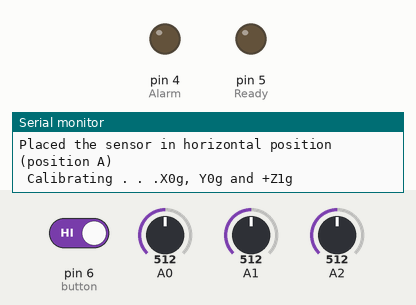
The sketch below on a simulated Arduino Mega 2560, built with avr-gcc and run on an emulated ATmega2560. On the bench: output pins drawn as LEDs (lit = HIGH), the last lines printed to the serial monitor. Wiring (inferred from the names in the program): DS3231 clock at I2C address 0x68. Inputs (shaded band) come from the test bench; at power-on: pin 6 (button) HIGH, A0 = 512, A1 = 512, A2 = 512. The local clock reads 2024-03-15 10:24:30 at power-on unless the sketch sets it.

Above: at 1.2 s.
1.3 s: pin 6 (button) driven LOW
At 5.8 s:
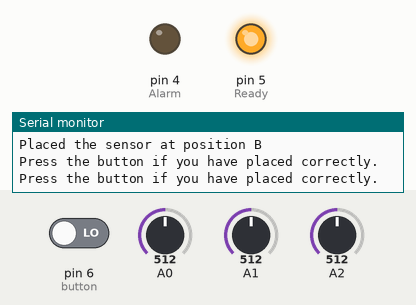
6.7 s: pin 6 (button) driven HIGH
At 8.2 s:
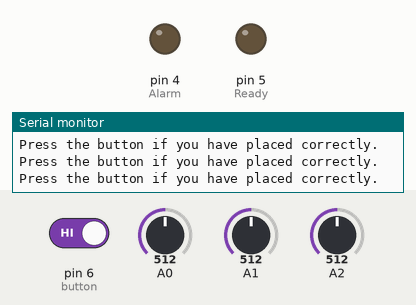
Timing chart, 0 to 16.6 s (numbered marks = the images above; inputs shaded):
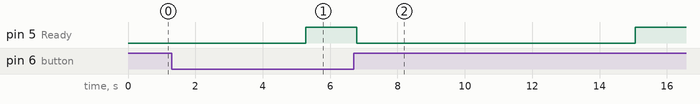

Measured:
- after the input at 1.3 s, pin 5 (Ready): LOW → HIGH after 4.0 s
- after the input at 6.7 s, pin 5 (Ready): HIGH → LOW after 0.09 s, → HIGH 8.3 s later

The sketch:

Longsor_monitoring.ino
```cpp
// DS1307
#include <Wire.h>
#define DS1307_I2C_ADDRESS 0x68 //defining address
#include <String.h>


#define filterSamples   13              // filterSamples should  be an odd number, no smaller than 3
int sensSmoothArray1 [filterSamples];   // array for holding raw sensor values for sensor1
int sensSmoothArray2 [filterSamples];
int sensSmoothArray3 [filterSamples];
int smoothData1, smoothData2, smoothData3;  // variables for sensor1 data

int analog_x,analog_y,analog_z;
float vol_x,vol_y,vol_z,X0g,Y0g,Z1g,X1g, Y1g, Z0g ;
int Alarm=4, Ready=5, button=6, buttonState;
int mean_X0g = 0,mean_Y0g = 0,mean_Z1g = 0, state=0, i=0, n=0;
int mean_X1g = 0, mean_Y1g = 0, mean_Z0g = 0;
int Xmin, Xmax, Ymin, Ymax, Zmin, Zmax;
long buff_analog_x0=0,buff_analog_y0=0,buff_analog_z0=0,buff_analog_x1=0,buff_analog_y1=0,buff_analog_z1=0;

float percepatanX1=0, kecepatanX1=0, percepatanY1=0, kecepatanY1=0, percepatanZ1=0, kecepatanZ1=0, Sx1=0;

//float resultan;

  float percepatanX;
  float percepatanY;
  float percepatanZ;
  float kecepatanX;
  float kecepatanY;
  float kecepatanZ;
  float Sx;


String Tempat ="Bandung";
String Kondisi =" ";

unsigned long T_awal=0;
unsigned long interval = 1000;
byte second, minute, hour, dayOfWeek, dayOfMonth, month, year;


void setup(){
  Wire.begin();
  Serial1.begin(19200);   // the GPRS baud rate
  Serial.begin(19200);    // the GPRS baud rate
  pinMode (Alarm, OUTPUT);
  pinMode (Ready, OUTPUT);
  pinMode (button, INPUT);
//  Sim900power();
  //delay(500);
  // DS1307 seconds, minutes, hours, day, date, month, year
  //setDS1307time(00,45,16,5,9,06,16);
  }

void loop(){
//state_0
  if (state==0){
    Serial.println(F("Placed the sensor in horizontal position (position A)\n"));
    delay(100);
    while (digitalRead(button)==0){
    Serial.println(F("Press the button if you have placed correctly.\n"));
    digitalWrite(Ready,HIGH);
    delay(500);
  }

    Serial.println("\n Calibrating . . .X0g, Y0g and +Z1g");
    while (i<201){
    digitalWrite(Ready,LOW);
    int  analog_x0 = analogRead(0);
    int  analog_y0 = analogRead(1);
    int  analog_z1 = analogRead(2);

    if (i>100 && i<=(200)){
      buff_analog_x0=buff_analog_x0+analog_x0;
      buff_analog_y0=buff_analog_y0+analog_y0;
      buff_analog_z1=buff_analog_z1+analog_z1;
    }
    if (i==(200)){
      mean_X0g=buff_analog_x0/100;
      mean_Y0g=buff_analog_y0/100;
      mean_Z1g=buff_analog_z1/100;
      state++;
    }
    i++;
    delay(5);
  }

  delay(1000);
}
//state_1
if (state==1){
  Serial.println("\n Calibrating Offset");


  X0g = mean_X0g*5.0/1024;
  Y0g = mean_Y0g*5.0/1024;
  Z1g = mean_Z1g*5.0/1024;

  delay(1000);
  Serial.println("\nDevice have been calibrated");
  delay(100);
  Serial.print("Offset X0g:");
  Serial.print(mean_X0g); Serial.print("\t");
  Serial.print("Offset Y0g:");
  Serial.print(mean_Y0g); Serial.print("\t");
  Serial.print("Offset +Z1g:");
  Serial.print(mean_Z1g); Serial.print("\n");
  if (i == 201){
  i=0;
  state++;
  }
delay(2000);
}
//state_2
if (state==2){
  Serial.println(F("Placed the sensor at position B\n"));
  while (digitalRead(button)==0){
    Serial.println(F("Press the button if you have placed correctly.\n"));
    digitalWrite(Ready,HIGH);
    delay(500);
  }
  while (i<201){
    digitalWrite(Ready,LOW);
    int  analog_x1 = analogRead(0);
    int  analog_z0 = analogRead(2);
    if (i>100 && i<=(200)){
      buff_analog_x1=buff_analog_x1+analog_x1;
      buff_analog_z0=buff_analog_z0+analog_z0;
    }
    if (i==(200)){
      mean_X1g=buff_analog_x1/100;
      mean_Z0g=buff_analog_z0/100;
      state++;
      delay(1000);
    }
    i++;
    delay(5);
    }
}
//state_3
if (state==3){
  Serial.println("\n Calibrating Offset");
  X1g = mean_X1g*5.0/1024;
  Z0g = mean_Z0g*5.0/1024;
  delay(1000);
  Serial.println("\nDevice have been calibrated");
  delay(100);
  Serial.print("Offset +X1g:");
  Serial.print(mean_X1g); Serial.print("\t");
  Serial.print("Offset Z0g:");
  Serial.print(mean_Z0g); Serial.print("\n");
  if (i == 201){
  i=0;
  state++;
  delay(2000);
  }
}
//state_4
if (state==4){
  Serial.println(F("Placed the sensor in position C\n"));
  while (digitalRead(button)==0){
  Serial.println(F("Press the button if you have placed correctly.\n"));
  digitalWrite(Ready,HIGH);
  delay(500);
}

  while (i<201){
    digitalWrite(Ready,LOW);
    int  analog_y1 = analogRead(1);

    if (i>100 && i<=(200)){
      buff_analog_y1=buff_analog_y1+analog_y1;
    }
    if (i==(200)){
      mean_Y1g=buff_analog_y1/100;
      state++;
      delay(1000);
    }
    i++;
    delay(5);
  }
}
//state_5
if (state==5){
  Serial.println("\n Calibrating Offset");
  Y1g = mean_Y1g*5.0/1024;
  delay(1000);
  Serial.println("\nDevice have been calibrated");
  delay(100);
  Serial.print("Offset +Y1g:");
  Serial.print(mean_Y1g); Serial.print("\n");
  if (i == 201){
  state++;
  digitalWrite(Ready,HIGH);
  delay(5000);
  }
}
//
if (state==6){
 analog_x = analogRead(0);
 analog_y = analogRead(1);
 analog_z = analogRead(2);
 if (n<=100){
  smoothData1 = digitalSmooth(analog_x, sensSmoothArray1);
  smoothData2 = digitalSmooth(analog_y, sensSmoothArray2);
  smoothData3 = digitalSmooth(analog_z, sensSmoothArray3);
  n++;

 }
 else {
  smoothData1 = digitalSmooth(analog_x, sensSmoothArray1);
  smoothData2 = digitalSmooth(analog_y, sensSmoothArray2);
  smoothData3 = digitalSmooth(analog_z, sensSmoothArray3);


  vol_x=smoothData1*5.0/1024;// change to sensSmoothArray1 for filtering
  vol_y=smoothData2*5.0/1024;
  vol_z=smoothData3*5.0/1024;


//Acceleration
  percepatanX=((vol_x-X0g)/(X1g-X0g))*10;
  percepatanY=((vol_y-Y0g)/(Y1g-Y0g))*10;
  percepatanZ=((vol_z-Z1g)/(Z1g-Z0g))*10;

//Velocity
  kecepatanX = kecepatanX1 + (0.01*((percepatanX+percepatanX1)/2));
  kecepatanX1 = kecepatanX;

  kecepatanY = kecepatanY1 + (0.01*((percepatanY+percepatanY1)/2));
  kecepatanY1 = kecepatanY;

  kecepatanZ = kecepatanZ1 + (0.01*((percepatanZ+percepatanZ1)/2));
  kecepatanZ1 = kecepatanZ;

if ((percepatanX<0.07) && (percepatanX>-0.07)){

    kecepatanX=0;
    kecepatanX1 = 0;

    }
  if ((percepatanY<0.07) && (percepatanY>-0.07)){

    kecepatanY=0;
    kecepatanY1 = 0;
    }
  if ((percepatanZ<0.07) && (percepatanZ>-0.07)){

    kecepatanZ=0;
    kecepatanZ1 = 0;
  }


//Perpindahan
//  Sx = Sx1 + (0.1*kecepatanX);
//  Sx1 = Sx;

//Jam
   readDS1307time(&second, &minute, &hour, &dayOfWeek, &dayOfMonth, &month, &year);
 /* if(second%5==0){
     displayTime();
     delay(1000);
  }*/
   if((minute%59==0)&&(second==59)){
      //displayTime();
     // SubmitHttpRequest();
  }

//Percepatan
    Serial.print(" Ax:");
    Serial.print(percepatanX); Serial.print("\t");
    Serial.print(" Ay:");
    Serial.print(percepatanY); Serial.print("\t");
    Serial.print(" Az:");
    Serial.print(percepatanZ);Serial.print("\t");


//Kecepatan
    Serial.print(" Vx:");
    Serial.print(kecepatanX); Serial.print("\t");
    Serial.print(" Vy:");
    Serial.print(kecepatanY); Serial.print("\t");
    Serial.print(" Vz:");
    Serial.print(kecepatanZ);Serial.print("\n");

// perpindahan
// Serial.print(" perpindahanx:");
// Serial.print(Sx); Serial.print("\n");

//Raw Data
/*  Serial.print(" x:");
    Serial.print(analog_x); Serial.print("\t");
    Serial.print("y:");
    Serial.print(analog_y);Serial.print("\t");
    Serial.print("z:");
    Serial.print(analog_z);Serial.print("\t");
    Serial.println();*/

  percepatanX1=percepatanX;
  percepatanY1=percepatanY;
  percepatanZ1=percepatanZ;


  //Indikator Bahaya
if ( kecepatanX>0.05 || kecepatanX<-0.05 || kecepatanY>0.05 || kecepatanY<-0.05 || kecepatanZ>0.05 || kecepatanZ<-0.05) {
   Kondisi = "BAHAYA";
   // digitalWrite (Alarm, HIGH);
   // displayTime();
   // SubmitHttpRequest();
  }
  else {
    Kondisi = "AMAN";
    digitalWrite (Alarm, LOW);
  }
   delay(10);
}
}
}

void ShowSerialData(){
  while(Serial1.available()!=0)
    Serial.write(Serial1.read());
}
```

Filter.ino
```cpp
int digitalSmooth(int rawIn, int *sensSmoothArray){     // "int *sensSmoothArray" passes an array to the function - the asterisk indicates the array name is a pointer
  int j, k, temp, top, bottom;
  long total;
  static int i;
 // static int raw[filterSamples];
  static int sorted[filterSamples];//array
  boolean done;

  i = (i + 1) % filterSamples;    // increment counter and roll over if necc. -  % (modulo operator) rolls over variable
  sensSmoothArray[i] = rawIn;                 // input new data into the oldest slot

  // Serial.print("raw = ");

  for (j=0; j<filterSamples; j++){     // transfer data array into anther array for sorting and averaging
    sorted[j] = sensSmoothArray[j];
  }

  done = 0;                // flag to know when we're done sorting
  while(done != 1){        // simple swap sort, sorts numbers from lowest to highest
    done = 1;
    for (j = 0; j < (filterSamples - 1); j++){
      if (sorted[j] > sorted[j + 1]){     // numbers are out of order - swap
        temp = sorted[j + 1];
        sorted [j+1] =  sorted[j] ;
        sorted [j] = temp;
        done = 0;
      }
    }
  }

/*
  for (j = 0; j < (filterSamples); j++){    // print the array to debug
    Serial.print(sorted[j]);
    Serial.print("   ");
  }
  Serial.println();
*/

  // throw out top and bottom 15% of samples - limit to throw out at least one from top and bottom
  bottom = max(((filterSamples * 15)  / 100), 1);
  top = min((((filterSamples * 85) / 100) + 1  ), (filterSamples - 1));   // the + 1 is to make up for asymmetry caused by integer rounding
  k = 0;
  total = 0;
  for ( j = bottom; j< top; j++){
    total += sorted[j];  // total remaining indices
    k++;
    // Serial.print(sorted[j]);
    // Serial.print("   ");
  }

//  Serial.println();
//  Serial.print("average = ");
//  Serial.println(total/k);
  return total / k;    // divide by number of samples
}
```

GSM.ino
```cpp
void Sim900power(){
  PORTH|=1<<6;//digitalWrite(9, HIGH);
  delay(1000);
  PORTH&=~(1<<6);//digitalWrite(9, LOW);
  delay(5000);
}
```

HTTP.ino
```cpp
//SubmitHttpRequest()
//this function is submit a http request
//attention:the time of delay is very important, it must be set enough
void SubmitHttpRequest()
{
  Serial1.println("AT+CSQ");
  delay(100);
  ShowSerialData();// this code is to show the data from gprs shield, in order to easily see the process of how the gprs shield submit a http request, and the following is for this purpose too.
  Serial1.println("AT+CGATT?");
  delay(100);
  ShowSerialData();
  Serial1.println("AT+SAPBR=3,1,\"CONTYPE\",\"GPRS\"");//setting the SAPBR, the connection type is using gprs
  delay(1000);
  ShowSerialData();
  Serial1.println("AT+SAPBR=3,1,\"APN\",\"CMNET\"");//setting the APN, the second need you fill in your local apn server
  delay(4000);
  ShowSerialData();
  Serial1.println("AT+SAPBR=1,1");//setting the SAPBR, for detail you can refer to the AT command mamual
  delay(2000);
  ShowSerialData();
  Serial1.println("AT+HTTPINIT"); //init the HTTP request
  delay(2000);
  ShowSerialData();
  //Serial1.println("AT+HTTPPARA=\"URL\",\"www.google.co.id\"");// setting the httppara, the second parameter is the website you want to access
  //www.google.com.hk
  //www.google.co.id
  // http://admin.tf.itb.ac.id/landslide/savedata(1).php?titiklokasi=ngawi&percepatanX=20&percepatanY=30&percepatanZ=75&kecepatanX=75&kecepatanY=75&kecepatanZ=75&status=waspada
  //Serial1.println("AT+HTTPPARA=\"URL\",\"http://admin.tf.itb.ac.id/landslide/savedata(1).php?titiklokasi=madiun&percepatanX=20&percepatanY=30&percepatanZ=75&kecepatanX=75&kecepatanY=75&kecepatanZ=75&status=ganteng\"");
  // "http://ta.tf.itb.ac.id/smart_building/landslide/savedata.php?titiklokasi=klitik&percepatanX=20&percepatanY=20&percepatanZ=80&kecepatanX=80&kecepatanY=75&kecepatanZ=75&status=waspada"
  Serial1.print("AT+HTTPPARA=\"URL\",\"http://ta.tf.itb.ac.id/smart_building/landslide/savedata.php?titiklokasi=");
  Serial1.print(Tempat);
  Serial1.print("&kecepatanX=");
  Serial1.print(kecepatanX);
  Serial1.print("&kecepatanY=");
  Serial1.print(kecepatanY);
  Serial1.print("&kecepatanZ=");
  Serial1.print(kecepatanZ);
  Serial1.print("&status=");
  Serial1.print(Kondisi);
  Serial1.println("\"");
  delay(1000);
  ShowSerialData();
  Serial1.println("AT+HTTPACTION=0");//submit the request
  delay(10000);//the delay is very important, the delay time is base on the return from the website, if the return datas are very large, the time required longer.
  //while(!Serial1.available());
  ShowSerialData();
  Serial1.println("AT+HTTPREAD");// read the data from the website you access
  delay(300);
  ShowSerialData();
  Serial1.println("");
  delay(100);
}
```

RTC.ino
```cpp
// Convert decimal to binary coded decimal ( BCD tuh urutan, 309 tuh menjadi  0011 0000 1001 )
byte decToBcd(byte val){
  return( (val/10*16) + (val%10) );
}

// Convert binary coded decimal to decimal
byte bcdToDec(byte val){
  return( (val/16*10) + (val%16) );
}

void setDS1307time(byte second, byte minute, byte hour, byte dayOfWeek, byte dayOfMonth, byte month, byte year){
// sets time and date data to DS1307
  Wire.beginTransmission(DS1307_I2C_ADDRESS);
  Wire.write(0); // set next input to start at the seconds register
  Wire.write(decToBcd(second)); // set seconds
  Wire.write(decToBcd(minute)); // set minutes
  Wire.write(decToBcd(hour)); // set hours
  Wire.write(decToBcd(dayOfWeek)); // set day of week (1=Sunday, 7=Saturday)
  Wire.write(decToBcd(dayOfMonth)); // set date (1 to 31)
  Wire.write(decToBcd(month)); // set month
  Wire.write(decToBcd(year)); // set year (0 to 99)
  Wire.endTransmission();
}

void readDS1307time(byte *second,byte *minute,byte *hour,byte *dayOfWeek,byte *dayOfMonth,byte *month,byte *year){
  Wire.beginTransmission(DS1307_I2C_ADDRESS);
  Wire.write(0); // set DS1307 register pointer to 00h
  Wire.endTransmission();
  Wire.requestFrom(DS1307_I2C_ADDRESS, 7);
  // request seven bytes of data from DS1307 starting from register 00h
  *second = bcdToDec(Wire.read() & 0x7f);
  *minute = bcdToDec(Wire.read());
  *hour = bcdToDec(Wire.read() & 0x3f);
  *dayOfWeek = bcdToDec(Wire.read());
  *dayOfMonth = bcdToDec(Wire.read());
  *month = bcdToDec(Wire.read());
  *year = bcdToDec(Wire.read());
}

void displayTime(){
  // retrieve data from DS3231
  readDS1307time(&second, &minute, &hour, &dayOfWeek, &dayOfMonth, &month, &year);
  // send it to the serial monitor
  Serial.print(hour, DEC);
  // convert the byte variable to a decimal number when displayed
  Serial.print(":");
  if (minute<10)  {
    Serial.print("0");
  }
  Serial.print(minute, DEC);
  Serial.print(":");
  if (second<10){
    Serial.print("0");
  }
  Serial.print(second, DEC);
  Serial.print(" ");
  Serial.print(dayOfMonth, DEC);
  Serial.print("/");
  Serial.print(month, DEC);
  Serial.print("/");
  Serial.print(year, DEC);
  Serial.print(" Day of week: ");
  switch(dayOfWeek){
  case 1:
    Serial.println("Sunday");
    break;
  case 2:
    Serial.println("Monday");
    break;
  case 3:
    Serial.println("Tuesday");
    break;
  case 4:
    Serial.println("Wednesday");
    break;
  case 5:
    Serial.println("Thursday");
    break;
  case 6:
    Serial.println("Friday");
    break;
  case 7:
    Serial.println("Saturday");
    break;
  }
}

void detik(){
  if((millis()-T_awal) >=interval)  {
    T_awal=millis();
    displayTime();
  }
}
```
